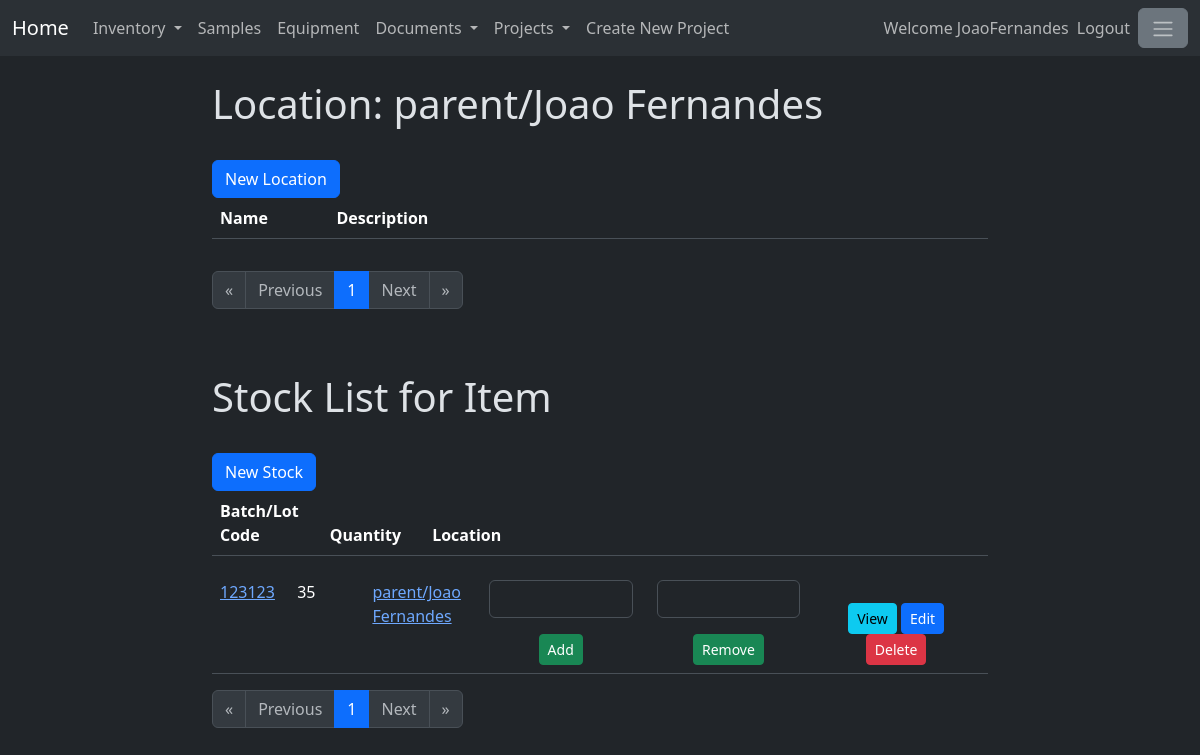
Page /location/2 (signed in) on the committed database.
### location/models.py (models this page shows)
class Locations(models.Model):
    name = models.CharField(max_length=200)
    description = models.TextField()
    parentLocation=models.ForeignKey('self', on_delete=models.SET_NULL, null=True, related_name='_parentLocation')
    isEnabled=models.BooleanField(default=True)
    def __str__(self) -> str:
        if self.parentLocation==None:
            return self.name
        return self.parentLocation.__str__() + '/' + self.name

### stock/models.py (models this page shows, shortened)
class Stock(models.Model):
    batchCode = models.CharField(max_length=200, blank=True, null=True)
    quantity = models.IntegerField()
    hasBatchCode = models.BooleanField()
    locationId = models.ForeignKey(Locations, on_delete=models.SET_NULL, null=True)
    itemId = models.ForeignKey(SuppliersItems, on_delete=models.CASCADE, null=True)
    price = models.DecimalField(max_digits=10, decimal_places=2, null=True, blank=True)
    isEnabled=models.BooleanField(default=True)

### location/views.py (the view)
# urls.py: path('<int:id>', views.SpecificLocation, name = 'specificLocation'),
@login_required
def SpecificLocation(response, id):
    locationObject = Locations.objects.get(id=id)
    if not locationObject.isEnabled:
        return redirect('LocationList')
    if response.method == "POST":
        if response.POST.get('delete_location'):
            locationObject.isEnabled=False
            locationObject.save()
            LocationVersioning(action = "DELETED", locationModel = locationObject, user=response.user)
            return redirect('LocationList')
        if response.POST.get('edit_location'):
            return redirect('editLocation', id=id)
    else:
        projects=Projects.objects.filter(isEnabled=True)
        projectform = CreateNewProject()
        if response.GET.get("page")==None:
            page_number_location = None
            page_number_stock = None
        else:
            page_numbers=response.GET.get("page").split(",")
            page_number_stock = page_numbers[0]
            page_number_location = page_numbers[1]
        locationlistobjects = Locations.objects.filter(parentLocation = locationObject).filter(isEnabled=True)
        paginator_location = Paginator(locationlistobjects,20)
        page_obj_location = paginator_location.get_page(page_number_location)
        stockListObjects = Stock.objects.filter(isEnabled=True).filter(locationId=locationObject)
        paginator_stock = Paginator(stockListObjects,20)
        page_obj_stock = paginator_stock.get_page(page_number_stock)
        stockform = CreateNewItemStock(initial={'locationId' : locationObject}, parentItem = 0)
        locationform=CreateNewLocation(initial={'parentID' : locationObject})
        removeQuantityStockform = RemoveStockQuantity()
        addQuantityStockform = AddStockQuantity()
        return render(response, 'specificLocation.html', {'page_obj_location':page_obj_location,
                                                          'page_obj_stock':page_obj_stock,
                                                          'locationObject':locationObject,
                                                          'stockform':stockform,
                                                          'removeQuantityStockform':removeQuantityStockform,
                                                          'addQuantityStockform':addQuantityStockform,
                                                          'locationform':locationform,
                                                          'projects' : projects,
                                                    'projectform' : projectform})

### stock/forms.py
class CreateNewItemStock(forms.Form):
    def __init__(self, *args, **kwargs):
        parentItem = kwargs.pop('parentItem')
        super(CreateNewItemStock, self).__init__(*args, **kwargs)
        if parentItem == 0:
            self.fields['itemId'] = forms.ModelChoiceField(queryset=SuppliersItems.objects.filter(isEnabled=True),
                                        required=True,
                                        label='What\' the Item')
        else:
            self.fields['itemId'] = forms.ModelChoiceField(queryset=SuppliersItems.objects.filter(itemId_id = parentItem).filter(isEnabled=True),
                                        required=True,
                                        label='What\' the Item')
        self.fields['batchCode'] = forms.CharField(label = 'Batch/Lot Code', max_length=200, required=True)
        self.fields['quantity'] = forms.IntegerField(label='Quantity', required=True)
        self.fields['locationId'] =forms.ModelChoiceField(queryset=Locations.objects.filter(isEnabled=True),
                                      required=True,
                                      label='Stock Location')

class RemoveStockQuantity(forms.Form):
    def __init__(self, *args, **kwargs):
        super(RemoveStockQuantity, self).__init__(*args, **kwargs)
        self.fields['removequantity']= forms.IntegerField(label="",
                                                          required=True,
                                                          validators=[MinValueValidator(0)])

### supplier/models.py (called while the page is built)
    def __str__(self) -> str:
        try:
            return self.itemId.name + " from " + self.supplierId.name
        except:
            pass
        return self.supplierProductCode

### location/templates/specificLocation.html (shortened to what this page needs)
{% extends 'baseLocation.html' %}
{% load crispy_forms_tags %}
{% block content %}
<h1>Location: {{locationObject}}</h1>
<br>
<button type="button" class="btn btn-primary" data-bs-toggle="modal" data-bs-target="#locationModal">
    New Location
  </button>
<br>
<table class="table" style="width: 100%;">
    <thead>
      <tr>
        <th width="15%" scope="col">Name</th>
        <th width="70%" scope="col">Description</th>
        <th width="15%" scope="col"></th>
      </tr>
    </thead>
</table>
<div style="width:100%; overflow:auto; max-height:500px;">
</div>
<nav aria-label="Page navigation">
  <ul class="pagination">
      {%if page_obj_location.has_previous%}
          <li class="page-item">
              <a class="page-link" href="?page={{page_obj_stock.number}},1" aria-label="First">
              <span aria-hidden="true">&laquo;</span>
              </a>
          </li>
          <li class="page-item">
              <a class="page-link" href="?page={{page_obj_stock.number}},{{page_obj_location.previous_page_number}}" aria-label="Previous">
              <span aria-hidden="true">Previous</span>
              </a>
          </li>
      {% else %}
          <li class="page-item">
              <span class="page-link disabled" aria-hidden="true">&laquo;</span>
          </li>
          <li class="page-item">
              <span class="page-link disabled" aria-hidden="true">Previous</span>
          </li>
      {% endif%}
      {% for page in page_obj_location.paginator.page_range %}
          {% if page == page_obj_location.number %}
              <li class="page-item active"><a class="page-link" href="?page={{page_obj_stock.number}},{{page}}">{{page}}</a></li>
          {% else %}
              <li class="page-item"><a class="page-link" href="?page={{page_obj_stock.number}},{{page}}">{{page}}</a></li>
          {% endif %}
      {% endfor %}
      {%if page_obj_location.has_next%}
          <li class="page-item">
              <a class="page-link" href="?page={{page_obj_stock.number}},{{page_obj_location.next_page_number}}" aria-label="Next">
              <span aria-hidden="true">Next</span>
              </a>
          </li>
          <li class="page-item">
              <a class="page-link" href="?page={{page_obj_stock.number}},{{page_obj_location.paginator.num_pages}}" aria-label="Last">
              <span aria-hidden="true">&raquo;</span>
              </a>
          </li>
      {% else %}
          <li class="page-item">
              <span class="page-link disabled" aria-hidden="true">Next</span>
          </li>
          <li class="page-item">
              <span class="page-link disabled" aria-hidden="true">&raquo;</span>
          </li>
      {% endif%}
  </ul>
</nav>
<br>
<br>
<h1> Stock List for Item </h1>
<br>
<button type="button" class="btn btn-primary" data-bs-toggle="modal" data-bs-target="#stockModal">
  New Stock
</button>
<br>
<table class="table" style="width: 100%;">
    <thead>
      <tr>
        <th width="10%" scope="col">Batch/Lot Code</th>
        <th width="10%" scope="col">Quantity</th>
        <th width="10%" scope="col">Location</th>
        <th width="50%" scope="col"> </th>
      </tr>
    </thead>
</table>
<div style="width:100%; overflow:auto; max-height:500px;">
  <table class="table">
      <tbody>
        {% for stock in page_obj_stock %}
            {% include 'stock_details.html'  %}
        {% endfor %}
      </tbody>
  </table>
</div>
<nav aria-label="Page navigation">
  <ul class="pagination">
      {%if page_obj_stock.has_previous%}
          <li class="page-item">
              <a class="page-link" href="?page=1,{{page_obj_location.number}}" aria-label="First">
              <span aria-hidden="true">&laquo;</span>
              </a>
          </li>
          <li class="page-item">
              <a class="page-link" href="?page={{page_obj_stock.previous_page_number}},{{page_obj_location.number}}" aria-label="Previous">
              <span aria-hidden="true">Previous</span>
              </a>
          </li>
      {% else %}
          <li class="page-item">
              <span class="page-link disabled" aria-hidden="true">&laquo;</span>
          </li>
          <li class="page-item">
              <span class="page-link disabled" aria-hidden="true">Previous</span>
          </li>
      {% endif%}
      {% for page in page_obj_stock.paginator.page_range %}
          {% if page == page_obj_stock.number %}
              <li class="page-item active"><a class="page-link" href="?page={{page}},{{page_obj_location.number}}">{{page}}</a></li>
          {% else %}
              <li class="page-item"><a class="page-link" href="?page={{page}},{{page_obj_location.number}}">{{page}}</a></li>
          {% endif %}
      {% endfor %}
      {%if page_obj_stock.has_next%}
          <li class="page-item">
              <a class="page-link" href="?page={{page_obj_stock.next_page_number}},{{page_obj_location.number}}" aria-label="Next">
              <span aria-hidden="true">Next</span>
              </a>
          </li>
          <li class="page-item">
              <a class="page-link" href="?page={{page_obj_stock.paginator.num_pages}},{{page_obj_location.number}}" aria-label="Last">
              <span aria-hidden="true">&raquo;</span>
              </a>
          </li>
      {% else %}
          <li class="page-item">
              <span class="page-link disabled" aria-hidden="true">Next</span>
          </li>
          <li class="page-item">
              <span class="page-link disabled" aria-hidden="true">&raquo;</span>
          </li>
      {% endif%}
  </ul>
</nav>
{% endblock %}

### mainpage/templates/base.html (shortened to what this page needs)
<!doctype html>
{% load static %}
{% load crispy_forms_tags %}
<html lang="en" data-bs-theme="dark">
    <head>
        <link href="https://cdn.jsdelivr.net/npm/bootstrap@5.3.1/dist/css/bootstrap.min.css"
        rel="stylesheet"
>
    </head>
    <body>
        <header>
            <nav class="navbar navbar-expand-lg bg-body-tertiary">
                <div class="container-fluid">
                    <a class="navbar-brand"  href="{% url 'homePage' %}">
                        Home
                      </a>
                    <div class="collapse navbar-collapse" id="navbarText">
                        <ul class="navbar-nav me-auto mb-2 mb-lg-0">
                            <li class="nav-item dropdown">
                                <a class="nav-link dropdown-toggle" href="#" role="button" data-bs-toggle="dropdown" aria-expanded="false">
                                        Inventory
                                </a>
                            </li>
                            <li class="nav-item">
                                <a class="nav-link" href="/sampletype">Samples</a>
                            </li>
                            <li class="nav-item">
                                <a class="nav-link" href="/equipment">Equipment</a>
                            </li>
                            <li class="nav-item dropdown">
                                <a class="nav-link dropdown-toggle" href="#" role="button" data-bs-toggle="dropdown" aria-expanded="false">
                                        Documents
                                </a>
                            </li>
                            <li class="nav-item dropdown">
                                <a class="nav-link dropdown-toggle" href="#" role="button" data-bs-toggle="dropdown" aria-expanded="false">
                                        Projects
                                </a>
                            </li>
                            <li><a data-bs-toggle="modal" data-bs-target="#projectModal" class="nav-link" type="button"
                                >Create New Project</a></li>
                        </ul>
                        <ul class="navbar-nav mb-2 mb-lg-0">
                            {% if user.is_authenticated %}
                                <span class="navbar-text">
                                    Welcome {{user.username}}
                                </span>
                                <li class="nav-item">
                                    <a class="nav-link" href="/logout">Logout</a>
                                </li>
                            {% endif %}
                            <li class="nav-item">
                                <button class="btn btn-secondary" type="button" data-bs-toggle="offcanvas"
                                data-bs-target="#offcanvasWithBothOptions" aria-controls="offcanvasWithBothOptions">
                                    <span class="navbar-toggler-icon"></span>
                                </button>
                            </li>
                        </ul>
                    </div>
                </div>
            </nav>
            <br>
        </header>
        <main>
            <div class="container-fluid">
                <div class="row">
                    <div class="col-2">
                    </div>
                    <div class="col-8">
                        {% if user.is_authenticated %}
                            {% block content %}
                            {% endblock %}
                        {% else %}
                            {% block login_and_registration %}
                            {% endblock %}
                        {% endif %}
                    </div>
                    <div class="col-2">
                    </div>
                </div>
            </div>
        </main>
    </body>
</html>

### stock/templates/stock_details.html (shortened to what this page needs)
{% load crispy_forms_tags %}
<tr hx-target="this" hx-swap="outerHTML">
    <td width="10%">
        <a href="{% url 'specificStock' stock.id %}">
            {{stock.batchCode}}
        </a>
    </td>
    <td width="10%">
        {{stock.quantity}}
    </td>
    <td width="10%">
        <a href="{% url 'specificLocation' stock.locationId.id %}">
            {{stock.locationId}}
        </a>
    </td>
    <td width="70%">
        <div class="container text-center">
            <div class="row align-items-end">
              <div class="col">
                <form method="post" hx-post="{% url 'editStockHTMX' stock.id%}">
                    {{ addQuantityStockform|crispy }}
                    <button  type="submit" class="btn btn-success btn-sm">
                        Add
                    </button>
                </form>
              </div>
              <div class="col">
                <form method="post" hx-post="{% url 'editStockHTMX' stock.id%}">
                    {{ removeQuantityStockform|crispy }}
                    <button  type="submit" class="btn btn-success btn-sm">
                        Remove
                    </button>
                </form>
              </div>
              <div class="col">
                <a class="btn btn-info btn-sm" href="{% url 'specificStock' stock.id %}">
                    View
                </a>
                <a class="btn btn-primary btn-sm" href="{% url 'editStock' stock.id %}">
                    Edit
                </a>
                <a class="btn btn-danger btn-sm" hx-post="{% url 'deleteStockHTMX' stock.id %}">
                    Delete
                </a>
              </div>
            </div>
        </div>
    </td>
</tr>

### rows in the picture
Locations: parentLocation+name "parent/Joao Fernandes"
Stock: batchCode "123123", quantity "35", locationId "parent/Joao Fernandes"

### other values in the picture
{{ user.username }} "JoaoFernandes"
{{ page }} "1"
